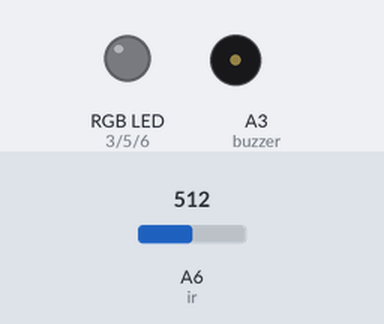
Recording of a sketch running on a simulated Arduino Nano, built with avr-gcc and run on an emulated ATmega328P. Shown: an RGB LED mixed from three pins (HIGH = lit), buzzer (waves = sounding). Inputs (shaded band) come from the test bench; at power-on: A6 (ir) = 512. No radio packets arrive unless stated; what the sketch prints to the serial monitor is not drawn.

Above: at 1.2 s.
1.3 s: A6 (ir) set to 537
2.8 s: A6 (ir) set to 558
At 3.8 s:
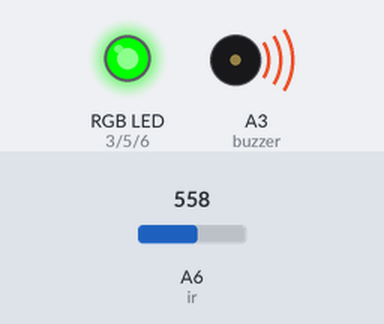
4.3 s: A6 (ir) set to 540
At 6.7 s:
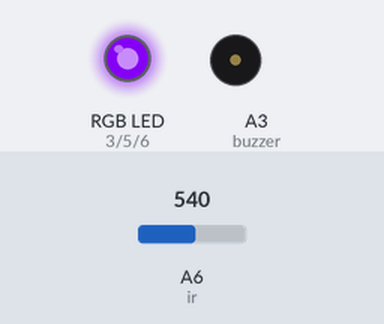
7.0 s: A6 (ir) set to 560
At 8.2 s:
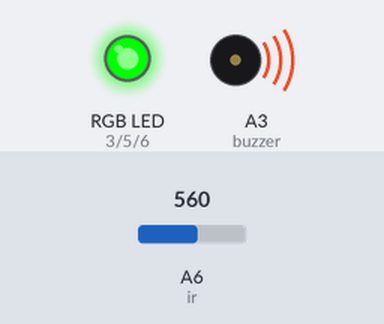
8.5 s: A6 (ir) set to 511
At 10.1 s:
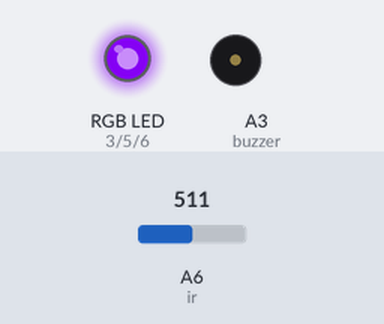
Timing chart, 0 to 11.6 s (numbered marks = the images above; inputs shaded):
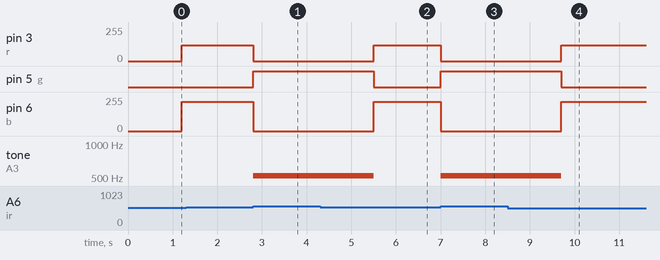

Measured:
- the behaviour switches between 550 and 551 on A6 (ir) (found by bisection; images 0 and 1)
- after the input at 2.8 s, pin 3 (r): 120/255 → 0/255 at once; pin 5 (g): LOW → HIGH at once; pin 6 (b): 220/255 → 0/255 at once; tone on A3 (buzzer): silent → 523 Hz at once
- after the input at 4.3 s, pin 3 (r): 0/255 → 120/255 after 1.2 s; pin 5 (g): HIGH → LOW after 1.2 s; pin 6 (b): 0/255 → 220/255 after 1.2 s; tone on A3 (buzzer): 523 Hz → silent after 1.2 s
- after the input at 7.0 s, pin 3 (r): 120/255 → 0/255 at once; pin 5 (g): LOW → HIGH at once; pin 6 (b): 220/255 → 0/255 at once; tone on A3 (buzzer): silent → 523 Hz at once
- after the input at 8.5 s, pin 3 (r): 0/255 → 120/255 after 1.2 s; pin 5 (g): HIGH → LOW after 1.2 s; pin 6 (b): 0/255 → 220/255 after 1.2 s; tone on A3 (buzzer): 523 Hz → silent after 1.2 s

The sketch:

agility_trainer.ino
```cpp
#include <SPI.h>
#include <nRF24L01.h>
#include <RF24.h>

// define the pins for our inputs and outputs
// ir is the infrared distance sensor and r, g and b are the RGB LED colors
#define ir A6
#define buzzer A3
#define r 3
#define g 5
#define b 6

RF24 radio(10, 9);
const byte addresses[][6] = {"00001", "00002"};
int data;

// define the initial values for our inputs and outputs
int rValue = 0;
int gValue = 0;
int bValue = 0;
int irValue = 0;

// creates an array (list) for storing the sequence of lights
int sequence[] = {};

// create the variables for timing the events
long previous_time = 0;
const long timeout = 1200;

void setup() {
  pinMode(r, OUTPUT);
  pinMode(g, OUTPUT);
  pinMode(b, OUTPUT);
  pinMode(buzzer, OUTPUT);
  pinMode(ir, INPUT);

  radio.begin();
  radio.openWritingPipe(addresses[1]);
  radio.openReadingPipe(1, addresses[0]);
  radio.setPALevel(RF24_PA_MIN);
  Serial.begin(9600);
}

void loop() {
  radio.startListening();
  if(radio.available()){
  radio.read(&data, sizeof(data));
  }

  // current_time, or the millis() function, tracks how much time the arduino
  // has been turned on for, in milliseconds
  unsigned long current_time = millis();
  // the timer is the current time, or millis(), subtracted from the previous time.
  // initially, previous_time is 0, but we will make it equal to current_time at some
  // point in order to "restart" the timer --> timer = current_time - current_time = 0
  long timer = current_time - previous_time;
  long timer2 = current_time - previous_time;

  // irValue is the value of the reading from the ir pin, and we also define the
  // red, green and blue values for the RGB LED
  irValue = analogRead(ir);
  RGB(rValue, gValue, bValue);

  if(data == 11){ //change data value for each device
      rValue = 255;
      gValue = 0;
      bValue = 0;
      // 523 is the frequency in hertz that's being played in our buzzer
      tone(buzzer, 523);
  }

  else{
  // if the distance value is within our threshold (the user's hand is close
  // enough to the sensor)
  if(irValue > 550){
    // restart the timer
    previous_time = current_time;
    // while the timer value is lower than our timeout value, do the follwing
    if(timer < timeout){
      rValue = 0;
      gValue = 255;
      bValue = 0;
      // 523 is the frequency in hertz that's being played in our buzzer
      tone(buzzer, 523);
    }
  }
  // while the timer value is greater than our timeout value, do the follwing
  else if(timer > timeout){
      noTone(buzzer);
      rValue = 120;
      gValue = 0;
      bValue = 220;
    }
  }
    Serial.println(data);
}

// this is a function to make it easier to choose the colors in the RGB LED.
// we use it in the loop() section of the code by writting RGB and the value
// we want for each color inside the parentheses --> (rValue, gValue, bValue)
void RGB(int rValue, int gValue, int bValue)
 {
  analogWrite(r, rValue);
  analogWrite(g, gValue);
  analogWrite(b, bValue);
}
```
